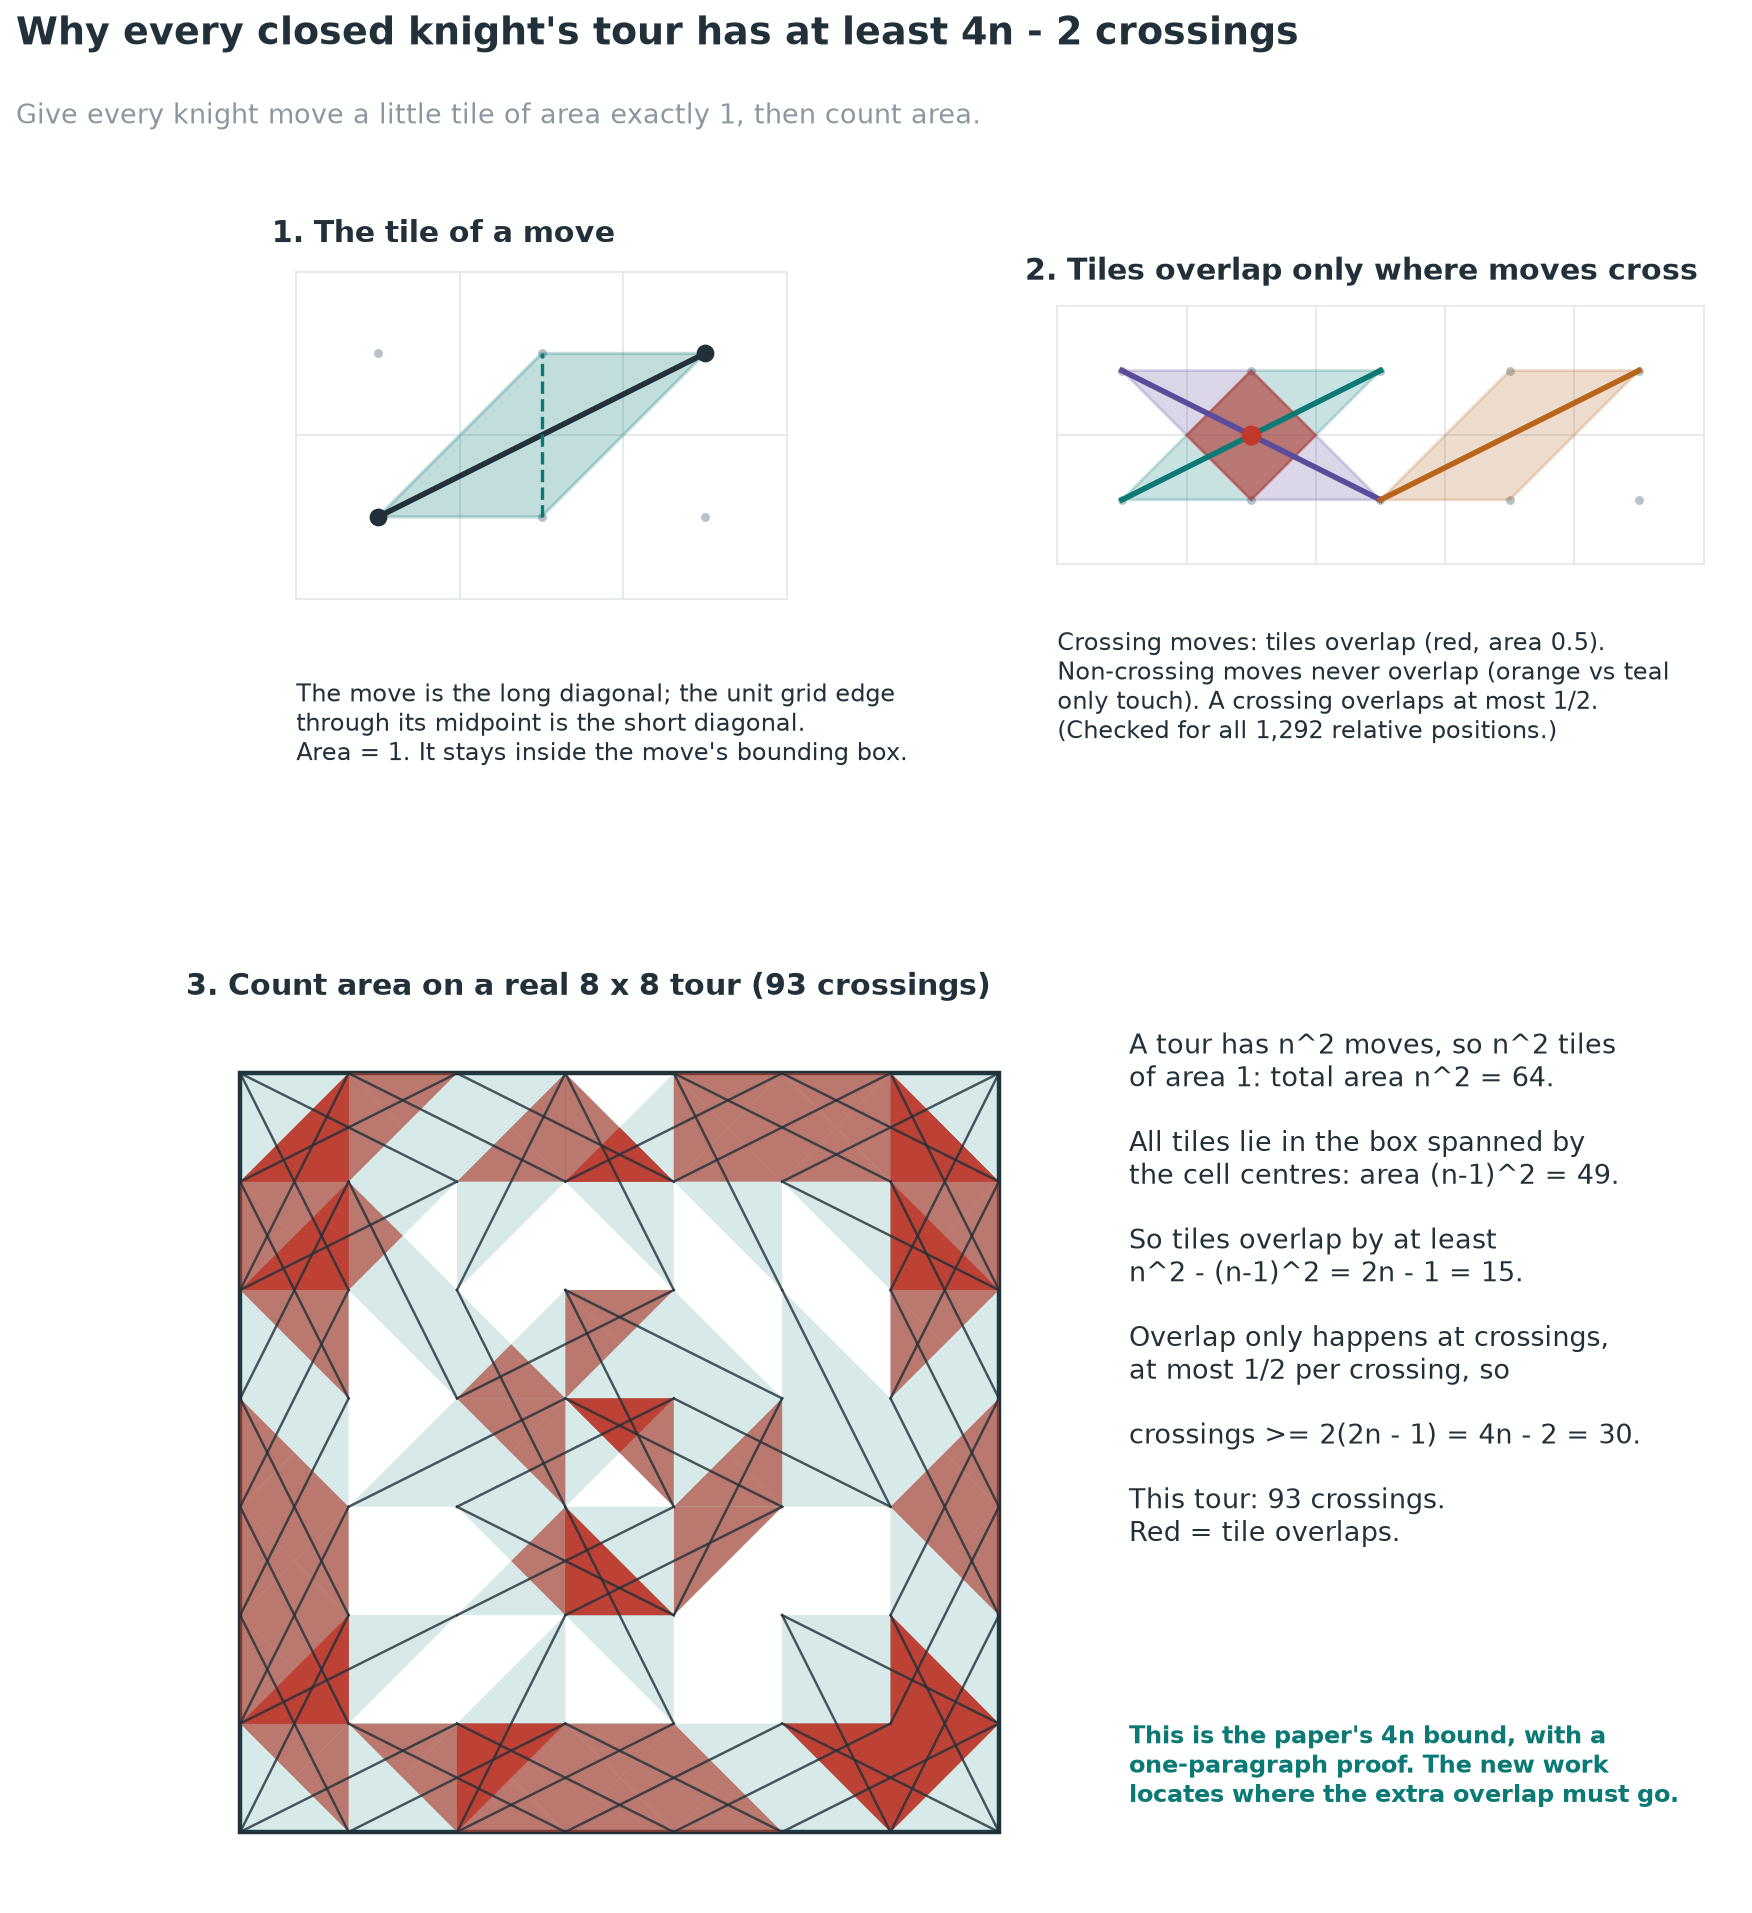

Source code (Python):
import sys, random
sys.path.insert(0, '/home/nil/nil/knight-formation-research')
import matplotlib
matplotlib.use('Agg')
import matplotlib.pyplot as plt
from matplotlib.patches import Polygon
from kt.core import seg_cross

INK, MUTED, ACC, RED = '#22303a', '#8a97a1', '#0b7a75', '#c0392b'
MOVES = [(1,2),(2,1),(2,-1),(1,-2),(-1,-2),(-2,-1),(-2,1),(-1,2)]

def tile(a, b):
    """parallelogram: long diagonal ab, short diagonal = unit grid edge with the same midpoint"""
    mx, my = (a[0]+b[0])/2, (a[1]+b[1])/2
    if abs(b[0]-a[0]) == 2:   # midpoint (int, half) -> vertical unit edge
        s1, s2 = (mx, my-0.5), (mx, my+0.5)
    else:
        s1, s2 = (mx-0.5, my), (mx+0.5, my)
    return [a, s1, b, s2]

def clip(subject, clipper):
    def inside(p, a, b): return (b[0]-a[0])*(p[1]-a[1]) - (b[1]-a[1])*(p[0]-a[0]) >= -1e-12
    def inter(p, q, a, b):
        x1,y1=p; x2,y2=q; x3,y3=a; x4,y4=b
        d=(x1-x2)*(y3-y4)-(y1-y2)*(x3-x4)
        t=((x1-x3)*(y3-y4)-(y1-y3)*(x3-x4))/d
        return (x1+t*(x2-x1), y1+t*(y2-y1))
    out = subject
    cl = clipper if area(clipper) > 0 else clipper[::-1]
    for i in range(len(cl)):
        a, b = cl[i], cl[(i+1) % len(cl)]
        inp, out = out, []
        if not inp: break
        s = inp[-1]
        for e in inp:
            if inside(e, a, b):
                if not inside(s, a, b): out.append(inter(s, e, a, b))
                out.append(e)
            elif inside(s, a, b): out.append(inter(s, e, a, b))
            s = e
    return out
def area(p):
    return 0.5*sum(p[i][0]*p[(i+1)%len(p)][1]-p[(i+1)%len(p)][0]*p[i][1] for i in range(len(p))) if len(p) > 2 else 0

def grid(ax, xmax, ymax):
    """cells centred at integer points 0..xmax, 0..ymax (dots = cell centres)"""
    for x in range(xmax + 2): ax.plot([x - .5, x - .5], [-.5, ymax + .5], color='#e3e8ec', lw=.8, zorder=0)
    for y in range(ymax + 2): ax.plot([-.5, xmax + .5], [y - .5, y - .5], color='#e3e8ec', lw=.8, zorder=0)
    for x in range(xmax + 1):
        for y in range(ymax + 1): ax.plot(x, y, 'o', ms=3, color='#b8c2c9', zorder=1)

def find_tour(n, seed=1):
    """closed tour by Warnsdorff with random tie-breaks (small n)"""
    rnd = random.Random(seed)
    for attempt in range(20000):
        start = (0, 0); path = [start]; seen = {start}
        cur = start
        while len(path) < n*n:
            cand = [(cur[0]+dx, cur[1]+dy) for dx, dy in MOVES]
            cand = [c for c in cand if 0 <= c[0] < n and 0 <= c[1] < n and c not in seen]
            if not cand: break
            deg = lambda c: sum(1 for dx, dy in MOVES if 0 <= c[0]+dx < n and 0 <= c[1]+dy < n and (c[0]+dx, c[1]+dy) not in seen)
            m = min(deg(c) for c in cand)
            cur = rnd.choice([c for c in cand if deg(c) == m]); path.append(cur); seen.add(cur)
        if len(path) == n*n and (abs(path[-1][0]-start[0]), abs(path[-1][1]-start[1])) in ((1,2),(2,1)):
            return path
    return None

fig = plt.figure(figsize=(12.5, 15))
gs = fig.add_gridspec(3, 2, height_ratios=[1, 1, 2.1], hspace=0.38, wspace=0.18)
fig.suptitle('Why every closed knight\'s tour has at least 4n - 2 crossings', x=0.04, ha='left', fontsize=17, fontweight='bold', color=INK)
fig.text(0.04, 0.935, 'Give every knight move a little tile of area exactly 1, then count area.', fontsize=12, color=MUTED)

# panel 1: one move and its tile
ax = fig.add_subplot(gs[0, 0]); ax.set_aspect('equal'); ax.axis('off'); grid(ax, 2, 1)
a, b = (0, 0), (2, 1)
T = tile(a, b); ax.add_patch(Polygon(T, fc=ACC, alpha=.25, ec=ACC, lw=1.5))
ax.plot([a[0], b[0]], [a[1], b[1]], color=INK, lw=2.5); ax.plot(*zip(a, b), 'o', color=INK, ms=7)
ax.plot([1, 1], [0, 1], color=ACC, lw=1.5, ls='--')
ax.set_title('1. The tile of a move', loc='left', fontsize=13.5, fontweight='bold', color=INK)
ax.text(-0.5, -1.0, 'The move is the long diagonal; the unit grid edge\nthrough its midpoint is the short diagonal.\nArea = 1. It stays inside the move\'s bounding box.', fontsize=11, color=INK, va='top')

# panel 2: crossing vs not crossing
ax = fig.add_subplot(gs[0, 1]); ax.set_aspect('equal'); ax.axis('off'); grid(ax, 4, 1)
e = ((0, 0), (2, 1)); f = ((0, 1), (2, 0)); g = ((2, 0), (4, 1))
for (p, q), col in [(e, ACC), (f, '#5b4b9a'), (g, '#b5651d')]:
    ax.add_patch(Polygon(tile(p, q), fc=col, alpha=.22, ec=col, lw=1.3))
    ax.plot([p[0], q[0]], [p[1], q[1]], color=col, lw=2.5)
ov = clip(tile(*e), tile(*f)); ax.add_patch(Polygon(ov, fc=RED, alpha=.55, ec=RED, lw=1))
ax.plot(1, 0.5, 'o', color=RED, ms=8, zorder=6)
ax.set_title('2. Tiles overlap only where moves cross', loc='left', fontsize=13.5, fontweight='bold', color=INK)
ax.text(-0.5, -1.0, f'Crossing moves: tiles overlap (red, area {abs(area(ov)):.2g}).\nNon-crossing moves never overlap (orange vs teal\nonly touch). A crossing overlaps at most 1/2.\n(Checked for all 1,292 relative positions.)', fontsize=11, color=INK, va='top')

# panel 3: count on an 8x8 tour
n = 8
path = find_tour(n)
E = [(path[i], path[(i+1) % len(path)]) for i in range(len(path))]
X = sum(1 for i in range(len(E)) for j in range(i+1, len(E)) if seg_cross(E[i][0], E[i][1], E[j][0], E[j][1]))
ax = fig.add_subplot(gs[1:, :]); ax.set_aspect('equal'); ax.axis('off')
ax.add_patch(Polygon([(0, 0), (n-1, 0), (n-1, n-1), (0, n-1)], fc='none', ec=INK, lw=2))
for p, q in E:
    ax.add_patch(Polygon(tile(p, q), fc=ACC, alpha=.16, ec='none'))
for i in range(len(E)):
    for j in range(i+1, len(E)):
        if seg_cross(E[i][0], E[i][1], E[j][0], E[j][1]):
            o = clip(tile(*E[i]), tile(*E[j]))
            if len(o) > 2: ax.add_patch(Polygon(o, fc=RED, alpha=.6, ec='none'))
for p, q in E: ax.plot([p[0], q[0]], [p[1], q[1]], color=INK, lw=1.1, alpha=.8)
ax.set_xlim(-0.5, n - 0.5 + 6.3); ax.set_ylim(-0.6, n - 0.4)
ax.set_title(f'3. Count area on a real 8 x 8 tour ({X} crossings)', loc='left', fontsize=13.5, fontweight='bold', color=INK)
tx = n + 0.2
txt = (f'A tour has n^2 moves, so n^2 tiles\nof area 1: total area n^2 = {n*n}.\n\n'
       f'All tiles lie in the box spanned by\nthe cell centres: area (n-1)^2 = {(n-1)**2}.\n\n'
       f'So tiles overlap by at least\nn^2 - (n-1)^2 = 2n - 1 = {2*n-1}.\n\n'
       f'Overlap only happens at crossings,\nat most 1/2 per crossing, so\n\n'
       f'crossings >= 2(2n - 1) = 4n - 2 = {4*n-2}.\n\nThis tour: {X} crossings.\nRed = tile overlaps.')
ax.text(tx, n - 0.6, txt, fontsize=12, color=INK, va='top')
ax.text(tx, 0.2, 'This is the paper\'s 4n bound, with a\none-paragraph proof. The new work\nlocates where the extra overlap must go.', fontsize=11, color=ACC, va='bottom', fontweight='bold')
plt.savefig('/home/nil/nil/knight-formation-research/explain/tiles.png', dpi=160, facecolor='white', bbox_inches='tight')
print('crossings', X)
